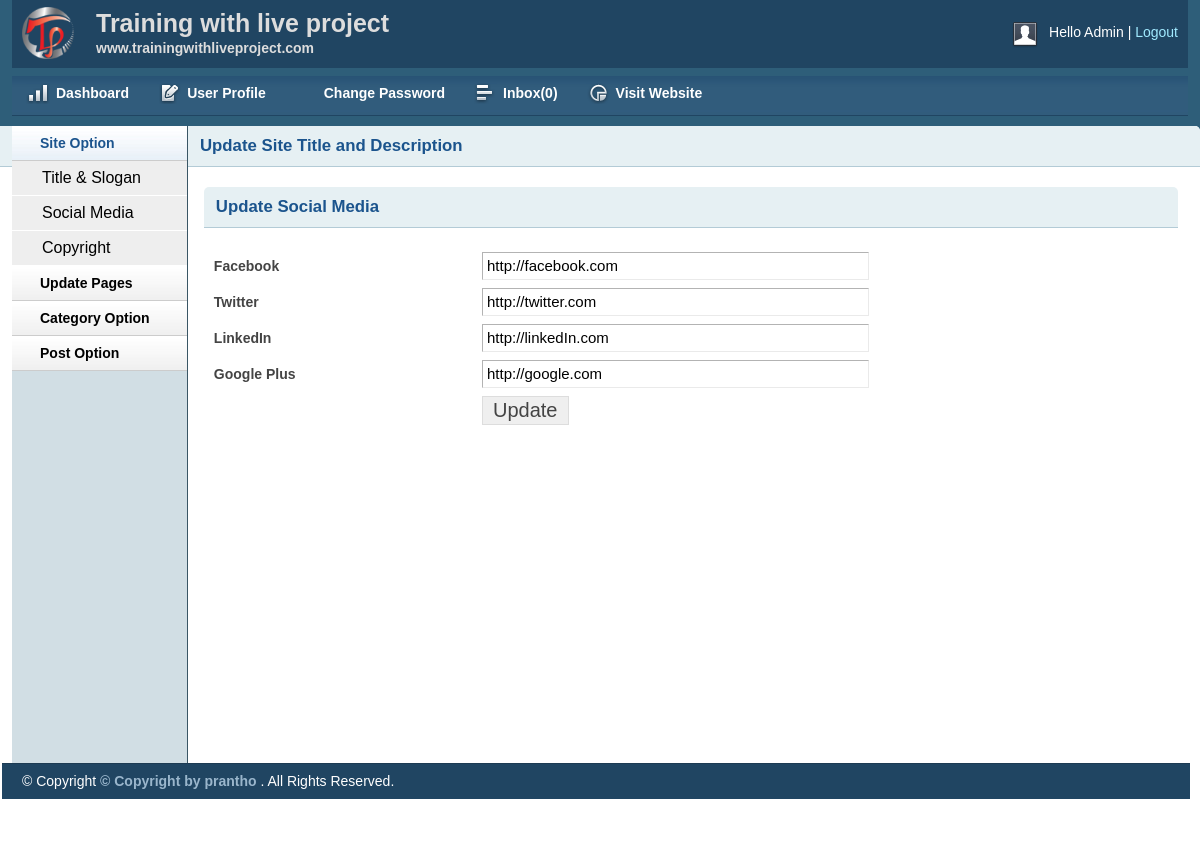
/admin/social.php (signed in), run on the app's committed database.
### tables this page shows
CREATE TABLE `social` (
  `id` int(11) NOT NULL,
  `Facebook` varchar(255) NOT NULL,
  `Twitter` varchar(255) NOT NULL,
  `LinkedIn` varchar(255) NOT NULL,
  `Google` varchar(255) NOT NULL
);

CREATE TABLE `footer` (
  `id` int(11) NOT NULL,
  `copy` varchar(255) NOT NULL
);

### lib/Database.php (called while the page is built, shortened)
<?php
class database{
    public function __construct(){
        $this->link =mysqli_connect('localhost','root','','blog') or die("error is:".mysqli_error($this->link));
    }
    public function select($data){
       $sel = mysqli_query($this->link,$data);
       if($sel){
         return $sel;
       }
    }
}
?>

### admin/social.php (the view, shortened to what this page needs)
<?php include 'inc/header.php' ?>
     <?php include 'inc/sidebar.php' ?>
     <div class="box round first grid">
                <h2>Update Site Title and Description</h2>
                <div class="block sloginblock">
        <div class="grid_10">
            <div class="box round first grid">
                <h2>Update Social Media</h2>
                <div class="block">
                <?php
                    $select="SELECT * FROM social where id=1";
                    $query = $db->select($select);
                    while($social= mysqli_fetch_array($query)){?>
                 <form action='' method='post'>
                    <table class="form">
                        <tr>
                            <td>
                                <label>Facebook</label>
                            </td>
                            <td>
                                <input type="text" name="facebook" value='<?php echo $social['Facebook']; ?>' class="medium" />
                            </td>
                        </tr>
						 <tr>
                            <td>
                                <label>Twitter</label>
                            </td>
                            <td>
                                <input type="text" name="twitter"  value='<?php echo $social['Twitter']; ?>' class="medium" />
                            </td>
                        </tr>
						 <tr>
                            <td>
                                <label>LinkedIn</label>
                            </td>
                            <td>
                                <input type="text" name="linkedin"  value='<?php echo $social['LinkedIn']; ?>' class="medium" />
                            </td>
                        </tr>
						 <tr>
                            <td>
                                <label>Google Plus</label>
                            </td>
                            <td>
                                <input type="text" name="google" value='<?php echo $social['Google']; ?>' class="medium" />
                            </td>
                        </tr>
						 <tr>
                            <td></td>
                            <td>
                                <input type="submit" name="submit" Value="Update" />
                            </td>
                        </tr>
                    </table>
                    </form>
                    <?php
                        }
                ?>
                </div>
            </div>
        </div>
     <?php include 'inc/footer.php' ?>

### admin/inc/footer.php (shortened to what this page needs)
    <div id="site_info">
        <p>
         &copy; Copyright
         <a href="http://trainingwithliveproject.com">
         <?php
            $select="SELECT * FROM footer where id=1";
            $query = $db->select($select);
            while($footer= mysqli_fetch_array($query)){
                echo $footer['copy'];
            }
        ?>
        </a>. All Rights Reserved.
        </p>
    </div>
</body>
</html>

### admin/css/layout.css (style rules this page uses)
body { background: #fff none repeat scroll 0 0; color: #444; font-size: 14px; padding: 0; }
a { color: #000; font-weight:bold; text-decoration: none; }
h1, h2, h3, h4, h5, h6 { line-height:1.2em; margin-bottom:.3em; }
h2 { margin-top:1em; }
.box { background:#fff; margin-bottom:20px; padding:10px 10px 10px 10px; margin-left:-8px; }
.box.grid { padding-bottom:40px; }
.box.round { -moz-border-radius: 5px 5px 0px 0px; -webkit-border-radius: 5px 5px 0px 0px; border-radius: 5px 5px 0px 0px; }
.box h2 { font-size:1.2em; font-weight:bold; color:#1B548D; background:#E6F0F3; margin:-10px -10px 0 -10px; padding:10px 12px; border-bottom:1px solid #B3CBD6; -moz-border-radius: 5px 5px 0px 0px; -webkit-border-radius: 5px 5px 0px 0px; border-radius: 5px 5px 0px 0px; }
.box.first { min-height: 406px; }
.block { padding-top:20px; }
p { margin-bottom:1em; }
table.form { width:100%; }
table.form td { padding:4px 0px; }
table.form label { font-weight:bold; }
table.form input, table.form select { font-size: 15px; padding: 4px 4px 5px 4px; border-top: 1px solid #b3b3b3; border-left: 1px solid #b3b3b3; border-right: 1px solid #eaeaea; border-bottom: 1px solid #eaeaea; }
table.form input[type="submit"] { border: 1px solid #ddd; color: #444; cursor: pointer; font-size: 20px; padding: 2px 10px; }
input.medium { width: 55%; }
#site_info { color:#fff; background:#204562; border-top:1px solid #1d3b53; padding-left:20px; }
#site_info p { line-height:35px; margin-bottom:0px; }
#site_info a { color:#9ab6cc; }
.block { padding-bottom:1px; }

### data on the page
social: facebook "http://facebook.com", twitter "http://twitter.com", linkedin "http://linkedIn.com", google "http://google.com"
footer: copy "© Copyright by prantho"

### other printed values
$num "0"
